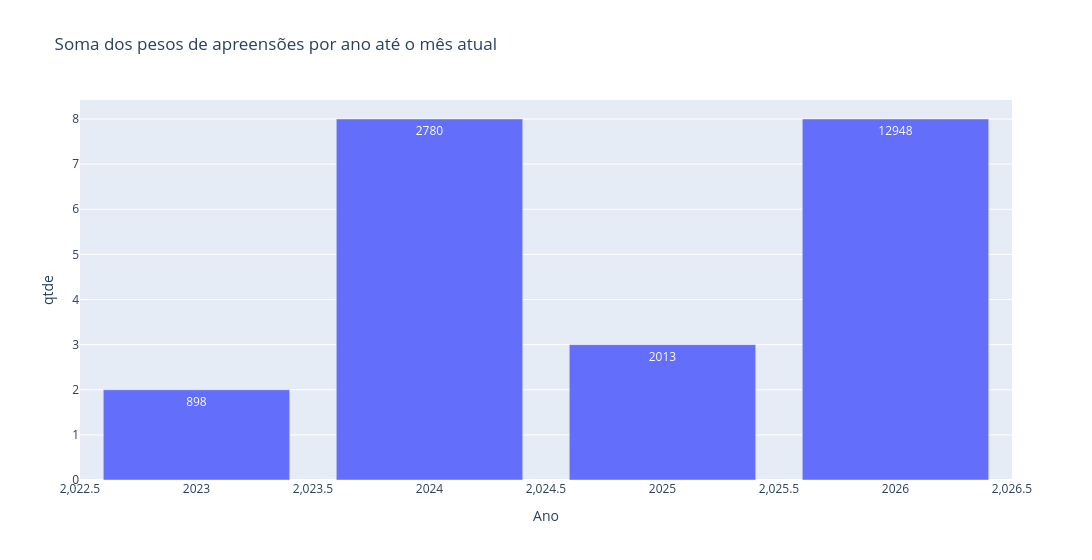

Source (notebook cell):
### Code cell
g.FigTotalApreensaoPorAnoParcialExterior()

### Figure 1 — Plotly figure (JSON) as saved in the notebook; plotly's stock layout.template omitted (floating-point values rounded to 4 significant figures)
{"data": [{"hovertemplate": "Ano=%{x}<br>qtde=%{y}<br>peso=%{text}<extra></extra>", "legendgroup": "", "marker": {"color": "#636efa", "pattern": {"shape": ""}}, "name": "", "orientation": "v", "showlegend": false, "text": [898.0, 2780.0, 2013.0, 12950.0], "textposition": "auto", "type": "bar", "x": [2023.0, 2024.0, 2025.0, 2026.0], "xaxis": "x", "y": [2, 8, 3, 8], "yaxis": "y"}], "layout": {"barmode": "relative", "legend": {"tracegroupgap": 0}, "title": {"text": "Soma dos pesos de apreensões por ano até o mês atual"}, "width": 1100, "xaxis": {"anchor": "y", "domain": [0, 1], "title": {"text": "Ano"}}, "yaxis": {"anchor": "x", "domain": [0, 1], "title": {"text": "qtde"}}}}
